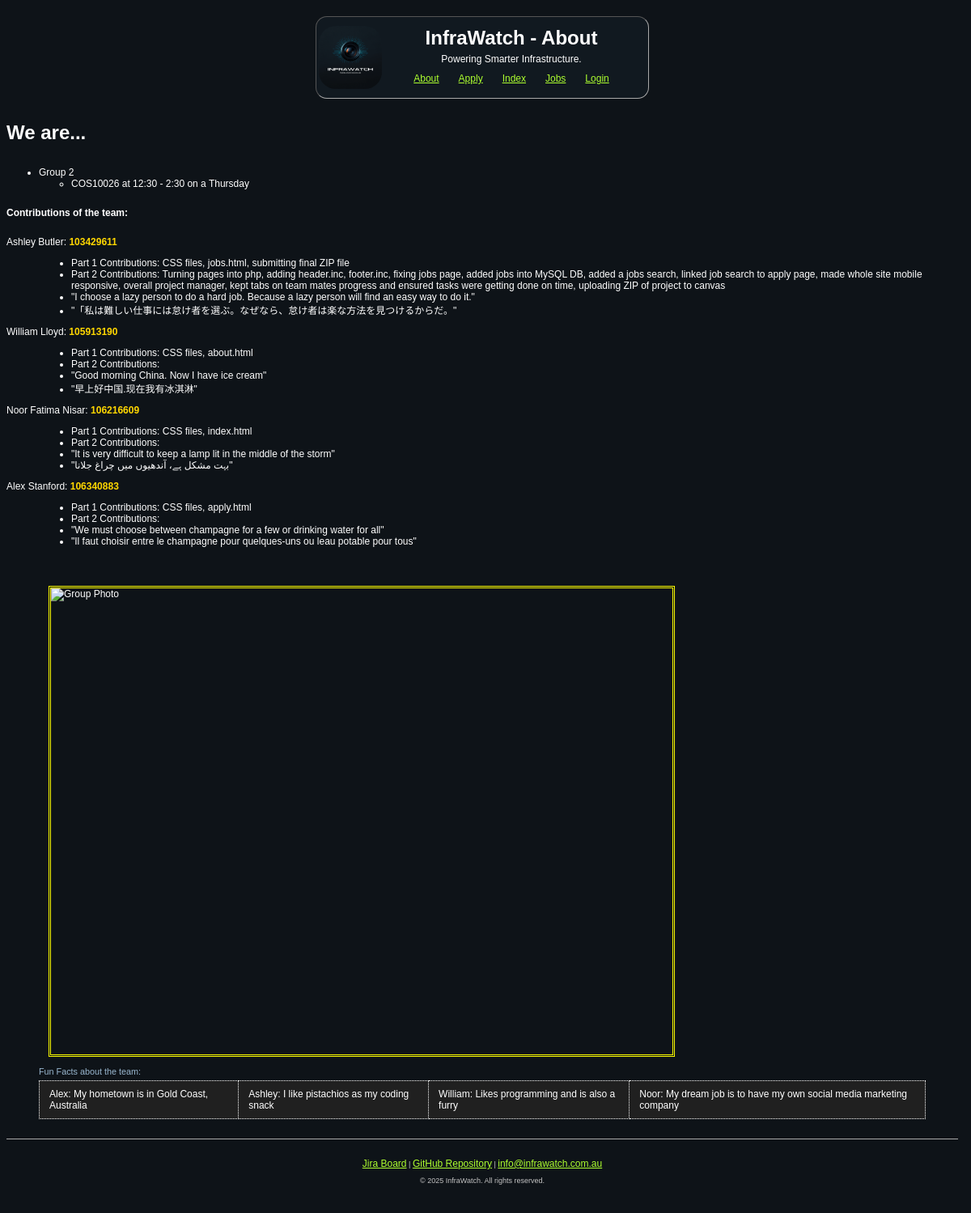
The page /about.php on the database as committed earlier.
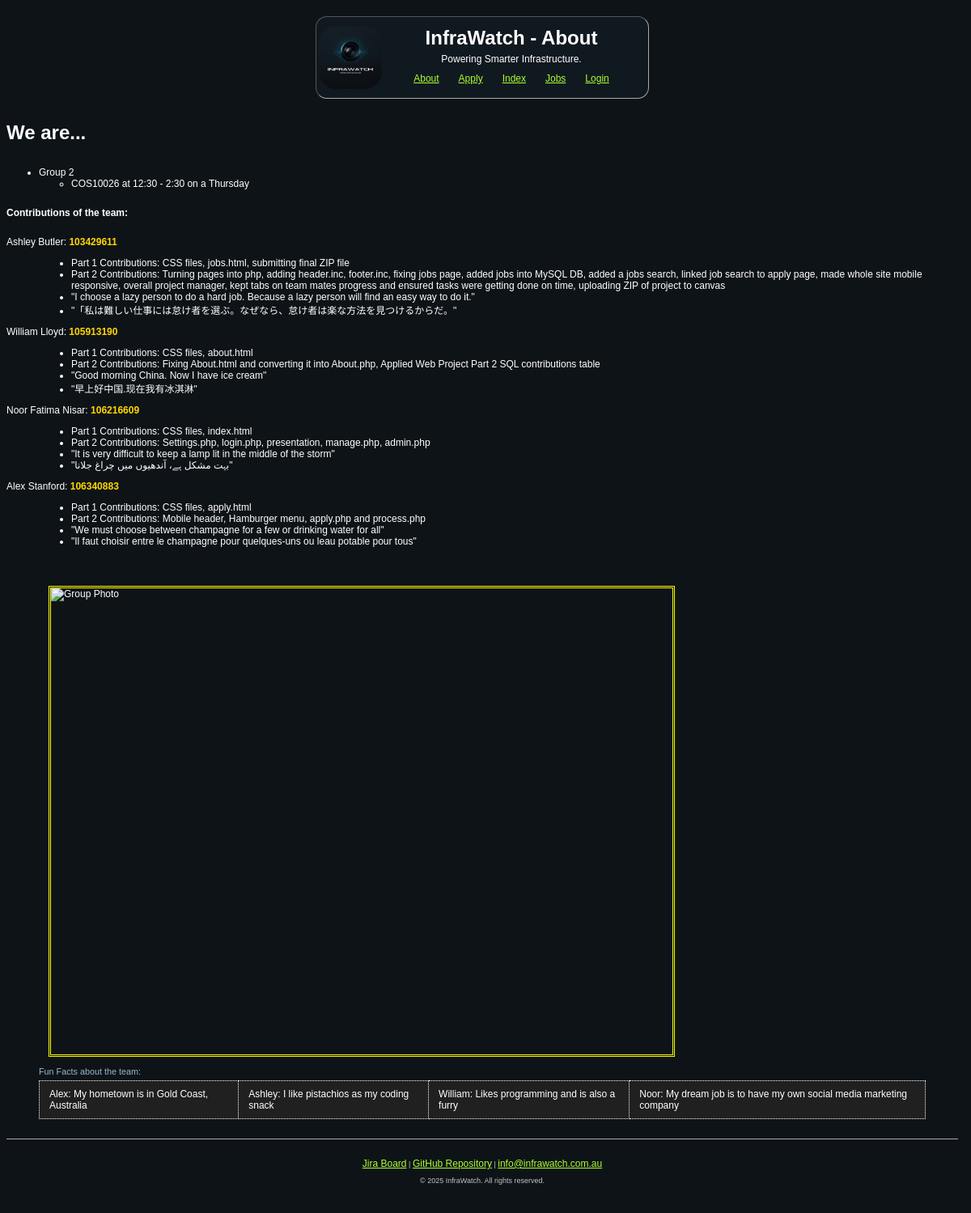
The same page on the database as committed later.
### tables this page shows
CREATE TABLE `contributions` (
  `firstname` varchar(20) NOT NULL,
  `lastname` varchar(20) NOT NULL,
  `studentid` int(11) NOT NULL,
  `part_1_contributions` text NOT NULL,
  `part_2_contributions` text DEFAULT NULL,
  `quote` varchar(200) NOT NULL,
  `quote_in_different_lang` varchar(200) NOT NULL
);

### about.php (the view, shortened to what this page needs)
<!DOCTYPE html>
<html lang="en">
<head>
    <link rel="stylesheet" href="styles/styles.css">
</head>
<body>
<?php $page_title = "About";
    include 'header.inc'; ?>
    <h1>We are...</h1>
    <ul>
        <li>Group 2</li>
        <ul>
            <li>COS10026 at 12:30 - 2:30 on a Thursday</li>
        </ul>
    </ul>
    <h2>Contributions of the team:</h2>
    <dl>
    <?php
        require_once("settings.php");
        $conn = mysqli_connect($host, $username, $password, $database);
        if(!$conn) {
            echo "<p> Database connection failed". mysqli_connect_error(). "</p>";
        }
        else {
            $sql = "SELECT firstname, lastname, studentid, part_1_contributions, part_2_contributions, quote, quote_in_different_lang FROM contributions";
            $result = mysqli_query($conn, $sql);
            if($result && mysqli_num_rows($result) > 0){
                while($row = mysqli_fetch_assoc($result)){
                    $firstname = htmlspecialchars($row['firstname']);
                    $lastname = htmlspecialchars($row['lastname']);
                    $studentid = htmlspecialchars($row['studentid']);
                    $part_1_contributions = htmlspecialchars($row['part_1_contributions']);
                    $part_2_contributions = htmlspecialchars($row['part_2_contributions']);
                    $quote = htmlspecialchars($row['quote']);
                    $quote_in_different_lang = htmlspecialchars($row['quote_in_different_lang']);
                    echo "
                        <dt>$firstname $lastname: <span class=\"studentid\">$studentid</span></dt>
                        <dd>
                        <ul>
                            <li>Part 1 Contributions: $part_1_contributions</li>
                            <li>Part 2 Contributions: $part_2_contributions</li>
                            <li>\"$quote\"</li>
                            <li>\"$quote_in_different_lang\"</li>
                        </ul>
                    <dd>
                    ";
                };
            };
        }
    ?>
    </dl>
    <figure>
        <img src = "images/groupphoto.png" alt="Group Photo" width="400" height="300" id="groupphoto">
        <figcaption>
            <table>
                <caption>Fun Facts about the team:</caption>
                <tr>
                    <td>
                        Alex: My hometown is in Gold Coast, Australia
                    </td>
                    <td>
                        Ashley: I like pistachios as my coding snack
                    </td>
                    <td>
                        William: Likes programming and is also a furry
                    </td>
                    <td>
                        Noor: My dream job is to have my own social media marketing company
                    </td>
                </tr>
            </table>
        </figcaption>
    </figure>
        <?php include 'footer.inc'; ?>
</body>

Rows that differ between the two databases and show on the page:
changed contributions "William": part_2_contributions (not shown) → "Fixing About.html and converting it into About.php, Applied Web Project Part 2 SQL contributions table"
changed contributions "Noor": part_2_contributions (not shown) → "Settings.php, login.php, presentation, manage.php, admin.php"
changed contributions "Alex": part_2_contributions (not shown) → "Mobile header, Hamburger menu, apply.php and process.php"
